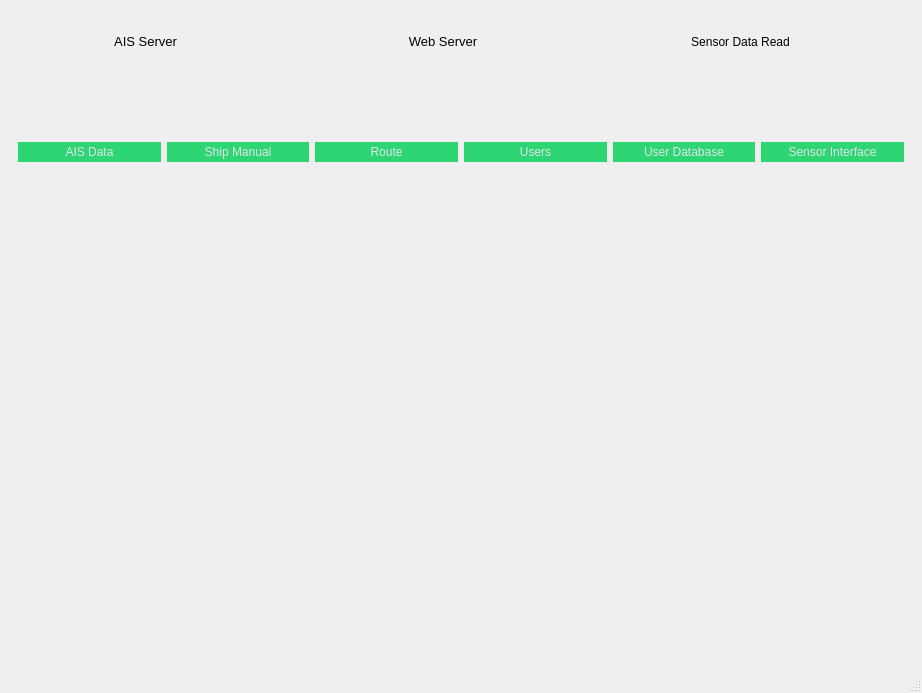
<?xml version="1.0" encoding="UTF-8"?>
<ui version="4.0">
 <class>MainWindow</class>
 <widget class="QMainWindow" name="MainWindow">
  <property name="geometry">
   <rect>
    <x>0</x>
    <y>0</y>
    <width>922</width>
    <height>693</height>
   </rect>
  </property>
  <property name="windowTitle">
   <string>MainWindow</string>
  </property>
  <widget class="QWidget" name="centralwidget">
   <layout class="QGridLayout" name="gridLayout_5">
    <item row="0" column="0">
     <widget class="QWidget" name="widget" native="true">
      <layout class="QGridLayout" name="gridLayout_7">
       <item row="0" column="0">
        <widget class="QWidget" name="widget_5" native="true">
         <property name="minimumSize">
          <size>
           <width>220</width>
           <height>100</height>
          </size>
         </property>
         <property name="styleSheet">
          <string notr="true"/>
         </property>
         <layout class="QGridLayout" name="gridLayout_6">
          <item row="0" column="0">
           <widget class="QLabel" name="label">
            <property name="maximumSize">
             <size>
              <width>16777215</width>
              <height>20</height>
             </size>
            </property>
            <property name="text">
             <string>&lt;html&gt;&lt;head/&gt;&lt;body&gt;&lt;p&gt;&lt;span style=&quot; font-size:10pt;&quot;&gt;AIS Server&lt;/span&gt;&lt;/p&gt;&lt;/body&gt;&lt;/html&gt;</string>
            </property>
            <property name="alignment">
             <set>Qt::AlignCenter</set>
            </property>
           </widget>
          </item>
          <item row="0" column="1">
           <widget class="ConnectionStatus" name="wAISSignal" native="true">
            <property name="minimumSize">
             <size>
              <width>30</width>
              <height>30</height>
             </size>
            </property>
            <property name="maximumSize">
             <size>
              <width>30</width>
              <height>30</height>
             </size>
            </property>
           </widget>
          </item>
          <item row="1" column="0" colspan="2">
           <widget class="AmqpServerSettings" name="subServer" native="true">
            <property name="minimumSize">
             <size>
              <width>201</width>
              <height>36</height>
             </size>
            </property>
           </widget>
          </item>
         </layout>
        </widget>
       </item>
       <item row="0" column="1">
        <widget class="QWidget" name="widget_6" native="true">
         <property name="minimumSize">
          <size>
           <width>220</width>
           <height>100</height>
          </size>
         </property>
         <property name="styleSheet">
          <string notr="true"/>
         </property>
         <layout class="QGridLayout" name="gridLayout_2">
          <item row="0" column="0">
           <widget class="QLabel" name="label_2">
            <property name="maximumSize">
             <size>
              <width>16777215</width>
              <height>20</height>
             </size>
            </property>
            <property name="text">
             <string>&lt;html&gt;&lt;head/&gt;&lt;body&gt;&lt;p&gt;&lt;span style=&quot; font-size:10pt;&quot;&gt;Web Server&lt;/span&gt;&lt;/p&gt;&lt;/body&gt;&lt;/html&gt;</string>
            </property>
            <property name="alignment">
             <set>Qt::AlignCenter</set>
            </property>
           </widget>
          </item>
          <item row="0" column="1">
           <widget class="ConnectionStatus" name="wWebSignal" native="true">
            <property name="minimumSize">
             <size>
              <width>30</width>
              <height>30</height>
             </size>
            </property>
            <property name="maximumSize">
             <size>
              <width>30</width>
              <height>30</height>
             </size>
            </property>
           </widget>
          </item>
          <item row="1" column="0" colspan="2">
           <widget class="AmqpServerSettings" name="webServer" native="true">
            <property name="minimumSize">
             <size>
              <width>201</width>
              <height>36</height>
             </size>
            </property>
           </widget>
          </item>
         </layout>
        </widget>
       </item>
       <item row="0" column="2">
        <widget class="QWidget" name="widget_2" native="true">
         <layout class="QGridLayout" name="gridLayout_3">
          <item row="0" column="0">
           <widget class="QLabel" name="label_3">
            <property name="maximumSize">
             <size>
              <width>16777215</width>
              <height>20</height>
             </size>
            </property>
            <property name="styleSheet">
             <string notr="true">font: 10pt &quot;MS Shell Dlg 2&quot;;</string>
            </property>
            <property name="text">
             <string>Sensor Data Read</string>
            </property>
            <property name="alignment">
             <set>Qt::AlignCenter</set>
            </property>
           </widget>
          </item>
          <item row="0" column="1">
           <widget class="ConnectionStatus" name="wDatabaseSignalRead" native="true">
            <property name="minimumSize">
             <size>
              <width>30</width>
              <height>30</height>
             </size>
            </property>
            <property name="maximumSize">
             <size>
              <width>30</width>
              <height>30</height>
             </size>
            </property>
           </widget>
          </item>
          <item row="1" column="0" colspan="2">
           <widget class="DbServerSettings" name="dbServerRead" native="true">
            <property name="minimumSize">
             <size>
              <width>201</width>
              <height>36</height>
             </size>
            </property>
           </widget>
          </item>
         </layout>
        </widget>
       </item>
      </layout>
     </widget>
    </item>
    <item row="2" column="0">
     <widget class="QWidget" name="widget_7" native="true">
      <property name="styleSheet">
       <string notr="true"/>
      </property>
      <layout class="QGridLayout" name="gridLayout_4">
       <item row="0" column="0">
        <widget class="QStackedWidget" name="swSubPub"/>
       </item>
      </layout>
     </widget>
    </item>
    <item row="1" column="0">
     <widget class="QFrame" name="frame">
      <property name="styleSheet">
       <string notr="true">QPushButton{
border:none;
background-color: rgba(46, 213, 115,1.0);
color:rgba(223, 228, 234,1.0);
font: 8pt &quot;Segoe UI&quot;;
}

QPushButton:checked{
background-color: rgba(46, 213, 115,150);
}

QPushButton:hover{
background-color: rgba(46, 213, 115,100);

}</string>
      </property>
      <property name="frameShape">
       <enum>QFrame::NoFrame</enum>
      </property>
      <property name="frameShadow">
       <enum>QFrame::Raised</enum>
      </property>
      <layout class="QGridLayout" name="gridLayout">
       <item row="0" column="0">
        <widget class="QPushButton" name="pbAis">
         <property name="minimumSize">
          <size>
           <width>0</width>
           <height>20</height>
          </size>
         </property>
         <property name="styleSheet">
          <string notr="true"/>
         </property>
         <property name="text">
          <string>AIS Data</string>
         </property>
         <property name="checkable">
          <bool>true</bool>
         </property>
        </widget>
       </item>
       <item row="0" column="1">
        <widget class="QPushButton" name="pbShipManual">
         <property name="minimumSize">
          <size>
           <width>0</width>
           <height>20</height>
          </size>
         </property>
         <property name="text">
          <string>Ship Manual</string>
         </property>
         <property name="checkable">
          <bool>true</bool>
         </property>
        </widget>
       </item>
       <item row="0" column="2">
        <widget class="QPushButton" name="pbRoute">
         <property name="minimumSize">
          <size>
           <width>0</width>
           <height>20</height>
          </size>
         </property>
         <property name="text">
          <string>Route</string>
         </property>
         <property name="checkable">
          <bool>true</bool>
         </property>
        </widget>
       </item>
       <item row="0" column="3">
        <widget class="QPushButton" name="pbUser">
         <property name="minimumSize">
          <size>
           <width>0</width>
           <height>20</height>
          </size>
         </property>
         <property name="text">
          <string>Users</string>
         </property>
         <property name="checkable">
          <bool>true</bool>
         </property>
        </widget>
       </item>
       <item row="0" column="4">
        <widget class="QPushButton" name="pbUserDatabase">
         <property name="minimumSize">
          <size>
           <width>0</width>
           <height>20</height>
          </size>
         </property>
         <property name="text">
          <string>User Database</string>
         </property>
         <property name="checkable">
          <bool>true</bool>
         </property>
        </widget>
       </item>
       <item row="0" column="5">
        <widget class="QPushButton" name="pbSensorInterface">
         <property name="minimumSize">
          <size>
           <width>0</width>
           <height>20</height>
          </size>
         </property>
         <property name="text">
          <string>Sensor Interface</string>
         </property>
         <property name="checkable">
          <bool>true</bool>
         </property>
        </widget>
       </item>
      </layout>
     </widget>
    </item>
   </layout>
  </widget>
  <widget class="QMenuBar" name="menubar">
   <property name="geometry">
    <rect>
     <x>0</x>
     <y>0</y>
     <width>922</width>
     <height>21</height>
    </rect>
   </property>
  </widget>
  <widget class="QStatusBar" name="statusbar"/>
 </widget>
 <customwidgets>
  <customwidget>
   <class>AmqpServerSettings</class>
   <extends>QWidget</extends>
   <header>amqpclient/shsclient/amqpserversettings.h</header>
   <container>1</container>
  </customwidget>
  <customwidget>
   <class>DbServerSettings</class>
   <extends>QWidget</extends>
   <header location="global">DbServerSettings/dbserversettings.h</header>
   <container>1</container>
  </customwidget>
  <customwidget>
   <class>ConnectionStatus</class>
   <extends>QWidget</extends>
   <header>connectionstatus.h</header>
   <container>1</container>
  </customwidget>
 </customwidgets>
 <resources/>
 <connections/>
</ui>
